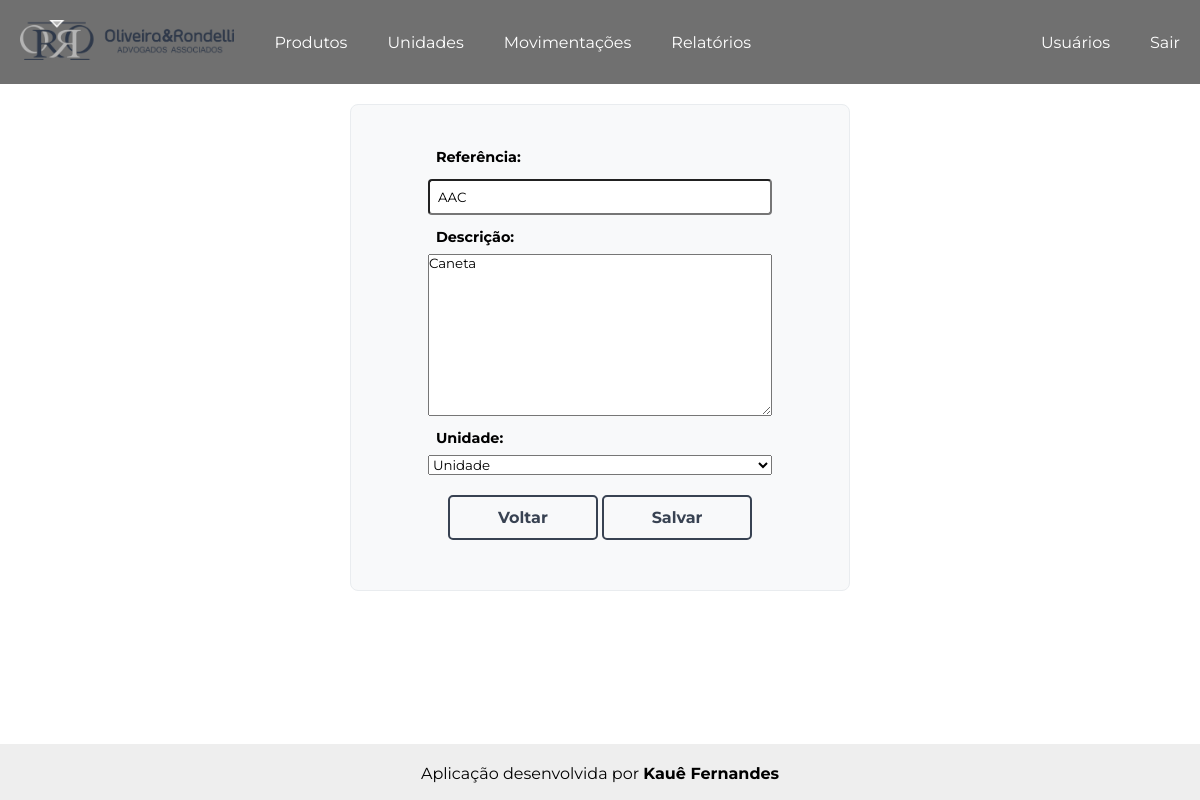
/produtos/alterar_produto/7/ (signed in), run on the app's committed database.
### produtos/models.py (models this page shows, shortened)
class Produtos(models.Model):
    pro_referencia = models.CharField('Referência', max_length=20, default='SEM-REF')                                                       # Referência do produto
    pro_descricao = models.TextField('Descrição')                                                                                           # Descrição do produto
    pro_unidade = models.ForeignKey(Unidades, on_delete=models.PROTECT, verbose_name='Unidade', default=1)                                  # Chave estrangeira referenciando a unidade da tabela Unidades
    pro_custo_medio = models.DecimalField('Custo Médio', decimal_places=2, max_digits=10, default=0)                         # Custo médio
    pro_saldo = models.DecimalField('Saldo', decimal_places=2, max_digits=10, default=0)                                                    # Saldo do produto no estoque
    pro_data_adicionada = models.DateTimeField(auto_now_add=True)                                                                            # Data em que o produto foi adicionado
    pro_data_modificado = models.DateTimeField(auto_now=True)                                                                               # Data em que o produto foi modificado
    class Meta:
        verbose_name = 'Produto'
        verbose_name_plural = 'Produtos'
        ordering = ['pro_descricao']

### produtos/views.py (the view)
# urls.py: path('alterar_produto/<id>/', views.alterar_produto, name = 'alterar_produto'),     # Caminho para a página de editar algum produto
@login_required
def alterar_produto(request, id):
    produto = Produtos.objects.get(id=id)
    if request.method != 'POST':
        form = ProdutosForm(instance=produto)
    else:
        form = ProdutosForm(instance=produto, data=request.POST)
        if form.is_valid():
            form.save()
            return HttpResponseRedirect(reverse('produto', args=[produto.id]))
    context = {'produto': produto, 'form': form}
    return render(request, 'produtos/alterar_produto.html', context)

### produtos/forms.py
class ProdutosForm(forms.ModelForm):
    class Meta:
        model = Produtos
        fields = ['pro_referencia',
                  'pro_descricao',
                  'pro_unidade']
        label = {'Referência': '',
                 'Descrição': '',
                 'Unidade': ''}

### produtos/models.py (called while the page is built)
    def __str__(self):
        return self.uni_nome

### produtos/templates/produtos/alterar_produto.html (shortened to what this page needs)
<!DOCTYPE html>
{% extends "core/base.html" %}
{% load static %}
    {% block extra_css %}
        <link rel="stylesheet" href="{% static 'css/produtos.css' %}">
    {% endblock %}
    {% block content %}
    <div class="container-formulario">
    <form class="formulario" action="{% url 'alterar_produto' produto.id %}" method="post">
        {{ form.as_p }}
        <div class="container-botao">
            <a href="{% url 'produto' produto.id %}"><button class="botao-voltar">Voltar</button></a>
            <button class="botao-salvar" name="submit">Salvar</button>
        </div>
        </form>
    </div>
    {% endblock content %}

### static/css/style1.css (style rules this page uses)
* { margin: 0; padding: 0; box-sizing: border-box; font-family: 'Montserrat', sans-serif; }

### static/css/produtos.css (style rules this page uses)
.container-formulario { background-color: #f8f9fa; padding: 30px; border-radius: 8px; border: 1px solid #e9ecef; width: 500px; margin: 0 auto; display: flex; flex-direction: column; align-items: center; }
.formulario p { margin: 0; display: flex; flex-direction: column; font-weight: bold; font-size: 0.9rem; }
.formulario label, .formulario input { padding: 8px; border-radius: 4px; margin-top: 5px; }
.container-botao { text-align: center; width: 100%; padding: 20px; }
.botao-novo-produto, .botao-alterar-produto, .botao-voltar, .botao-salvar, .botao-pesquisar { display: inline-flex; align-items: center; justify-content: center; height: 45px; min-width: 150px; padding: 0 20px; font-family: inherit; font-size: 16px; font-weight: bold; text-decoration: none; color: rgba(56, 66, 82); background-color: #f8f9fa; border: 2px solid rgba(56, 66, 82); border-radius: 5px; cursor: pointer; transition: all 0.2s; box-sizing: border-box; }

### data on the page
Produtos: pro_referencia "AAC", pro_descricao "Caneta", pro_unidade "Unidade"
